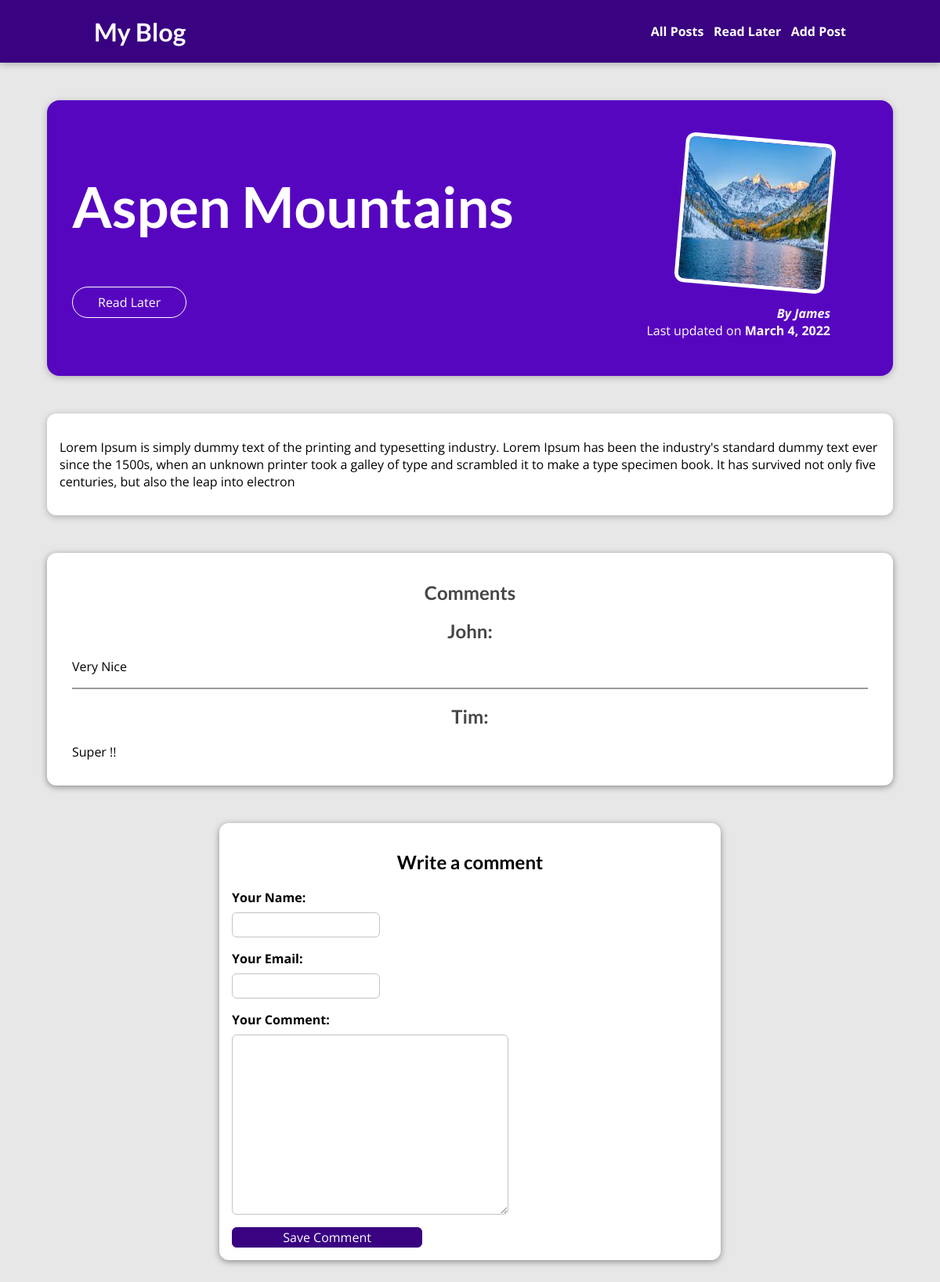
Screenshot of /posts/aspen-mountains with the database file from the repository.
### blog/models.py (models this page shows, shortened)
class Post(models.Model):
    title = models.CharField(max_length=100)
    image = models.ImageField(upload_to="posts", null=True, blank=True)
    date = models.DateField(default=date.today(), editable=False)
    author = models.CharField(max_length=100, null=True)
    slug = models.SlugField(blank=True, null=False, db_index=True)
    description = models.CharField(max_length=200)
    content = models.CharField(max_length=500)

class Comment(models.Model):
    user_name = models.CharField(max_length=120)
    user_email = models.EmailField()
    text = models.TextField(max_length=400)
    post = models.ForeignKey(Post, on_delete=models.CASCADE, related_name="comments")

### blog/views.py (the view, shortened to what this page needs)
# urls.py: path("posts/<slug:slug>", views.SinglePostView.as_view(), name="post-detail-page"),
class SinglePostView(View):
    def get(self, request, slug):
        post = Post.objects.get(slug=slug)
        read_later_post = self.is_read_later(request, post)
        context = {
            "post": post,
            "comment_form": CommentForm(),
            "comments": post.comments.all().order_by("-id"),
            "read_later": read_later_post
        }
        return render(request, "blog/post-detail.html", context)
    def is_read_later(self, request, post):
        is_read_later = False
        if "read_later_posts" in request.session:
            for id in request.session["read_later_posts"]:
                if id == str(post.id):
                    is_read_later = True
        return is_read_later

### blog/forms.py
class CommentForm(forms.ModelForm):
    class Meta:
        model = Comment
        exclude = ["post"]
        labels = {
            "user_name": "Your Name:",
            "user_email": "Your Email:",
            "text": "Your Comment:"
        }
        error_messages = {
            "user_name": {
              "required": "Your name must not be empty!",
              "max_length": "Please enter a shorter name!"
            }
        }

### blog/templates/blog/post-detail.html (shortened to what this page needs)
{% extends 'base.html' %}
{% load static %}
{% block css_files %}
    <link rel="stylesheet" href="{% static 'blog/post-detail.css' %}"/>
{% endblock %}
{% block content %}
    <section id="summary">
        <h2>{{ post.title }}</h2>
        {% if not read_later %}
        <div id="read-later">
            <form action="{% url 'read-later' %}" method="post">
                <button>Read Later</button>
            </form>
        </div>
        {% endif %}
        <article>
            <img src="{{ post.image.url }}" alt="{{ post.title }}"/>
            <address>By {{ post.author }}</address>
            <div>
                Last updated on <time>{{ post.date }}</time>
            </div>
        </article>
    </section>
    <main>
        <p>
            {{ post.content }}
        </p>
    </main>
    <section id="comments">
    <h2>Comments</h2>
        <ul>
        {% for comment in comments %}
            <li>
                <h2>{{ comment.user_name }}:</h2>
                {{ comment.text|linebreaks }}
            </li>
        {% endfor %}
        </ul>
    </section>
    <section id="comment-form">
        {% if comment_form.errors %}
        <div id="saving-error">
            <h2>Saving the comment failed!</h2>
        </div>
        {% else %}
        <h2>Write a  comment</h2>
        {% endif %}
        <form action="{% url 'post-detail-page' post.slug %}" method="post">
            {% for form_field in comment_form %}
            <div class="form-control">
                {{ form_field.label_tag }}
                {{ form_field }}
            </div>
            {% endfor %}
            <button>Save Comment</button>
        </form>
    </section>
{% endblock %}

### templates/base.html (shortened to what this page needs)
{% load static %}
<!DOCTYPE html>
<html lang="en">
<head>
    <link rel="stylesheet" href="{% static 'app.css' %}">
    {% block css_files %} {% endblock %}
</head>
<body>
    <header id="main-navigation">
        <h1><a href="{% url 'starting_page' %}">My Blog</a></h1>
            <nav>
                <a href="{% url 'posts-page' %}">All Posts</a> &nbsp;
                <a href="{% url 'read-later' %}">Read Later</a> &nbsp;
                <a href="{% url 'add-post' %}">Add Post</a>
            </nav>
    </header>
{% block content %}
{% endblock %}
</body>
</html>

### static/app.css (style rules this page uses)
* { box-sizing: border-box; }
html { font-family: 'Open Sans', 'Lato', sans-serif; }
body { margin: 0; }
h1, h2, h3 { font-family: 'Lato', sans-serif; font-weight: bold; }
#main-navigation { width: 100%; height: 5rem; display: flex; justify-content: space-between; align-items: center; padding: 0 10%; position: absolute; top: 0; left: 0; }
#main-navigation a { text-decoration: none; color: white; font-weight: bold; }

### blog/static/blog/post-detail.css (style rules this page uses)
body { background-color: #e7e7e7; }
#main-navigation { background-color: #390281; box-shadow: 0 2px 8px rgba(0, 0, 0, 0.25); }
#summary { margin: 8rem auto 3rem auto; padding: 2rem; width: 90%; max-width: 90rem; border-radius: 16px; background-color: #5706c0; position: relative; box-shadow: 0 2px 8px rgba(0, 0, 0, 0.25); height: 22rem; }
#summary h2 { color: white; font-size: 4.5rem; }
#summary article { position: absolute; top: 2rem; right: 3rem; padding: 1rem 2rem; border-radius: 12px; text-align: right; color: white; }
#summary article img { width: 12rem; height: 12rem; border-radius: 12px; transform: rotateZ(5deg); border: 5px solid white; margin-bottom: 1rem; }
#summary address { font-weight: bold; }
#summary time { font-weight: bold; }
main { width: 90%; max-width: 90rem; margin: 3rem auto; background-color: white; padding: 1rem; border-radius: 12px; box-shadow: 0 2px 8px rgba(0, 0, 0, 0.25); }
.form-control { margin-bottom: 1rem; cursor: pointer; }
.form-control label { font-weight: bold; margin-bottom: 0.5rem; display: block; }
.form-control input, .form-control textarea { display: block; max-width: 100%; font: inherit; padding: 0.25rem; border-radius: 6px; border: 1px solid #c5c2c2; }
#comment-form { margin: 3rem auto; width: 90%; max-width: 40rem; border-radius: 12px; background-color: white; box-shadow: 0 2px 8px rgba(0, 0, 0, 0.4); padding: 1rem; }
#comment-form button { font: inherit; background-color: #390281; color: white; border: 1px solid #390281; border-radius: 6px; width: 40%; }
#read-later { margin: 2rem 0; }
#read-later button { background-color: transparent; border: 1px solid white; padding: 0.5rem 2rem; font: inherit; color: white; cursor: pointer; border-radius: 60px; }
#comments { margin: 3rem auto; width: 90%; max-width: 80rem; border-radius: 12px; background-color: white; box-shadow: 0 2px 8px rgba(0, 0, 0, 0.4); padding: 1rem 2rem; }
#comments h2, #comment-form h2 { text-align: center; }
#comments ul { list-style: none; margin: 0; padding: 0; }
#comments li { margin-bottom: 1rem; border-bottom: 2px solid #9a9a9d; }
#comments li:last-of-type { border-bottom: none; }
#comments h2 { color: #464646; }

### rows the page displays
Post: title "Aspen Mountains", image (picture), author "James", date "March 4, 2022", content "Lorem Ipsum is simply dummy text of the printing and typesetting industry. Lorem Ipsum has been the industry's standard dummy text ever since the 1500s, when an unknown printer took a galley of type and scrambled it to make a type specimen book. It has survived not only five centuries, but also the leap into electron"
Comment: user_name "John", text "Very Nice"
Comment: user_name "Tim", text "Super !!"
